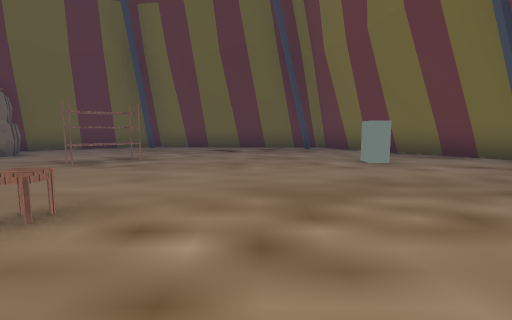
view 1 (above)

16 first-person views from a walk through a scene from a Unity 3-D project. The camera is 1.3 m above the floor, tilts 6° down and sees 85° across. The floor is counted in squares, 2 m on a side. Each view is taken from the middle of a square. On the plan, view 1 faces up. The plan holds only what a view shows up to about 9 squares ahead; the rest is blank. The place goes on beyond the plan. The player character is not drawn. Some surface patterns are stand-ins.

view 2
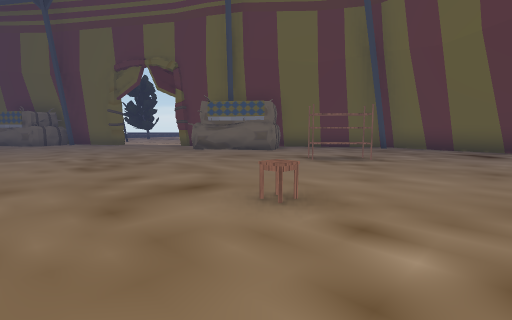

view 3
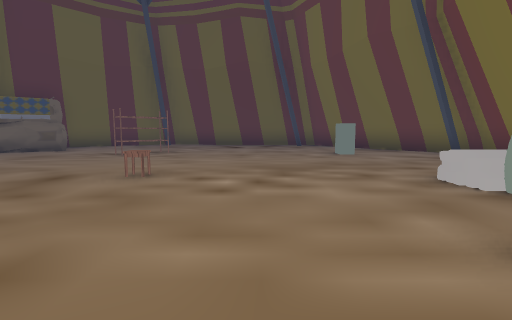

view 4
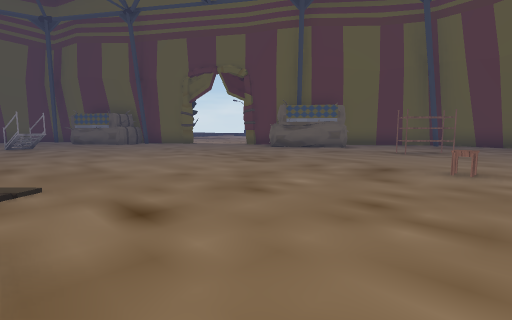

view 5
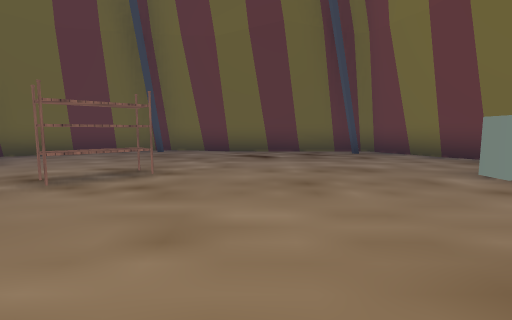

view 6
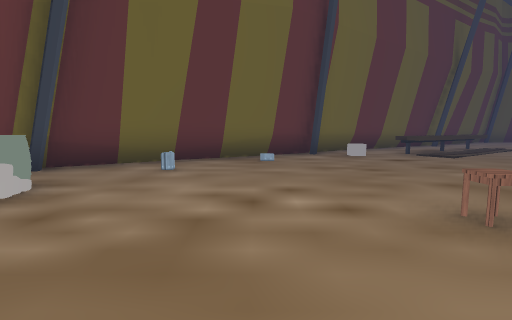

view 7
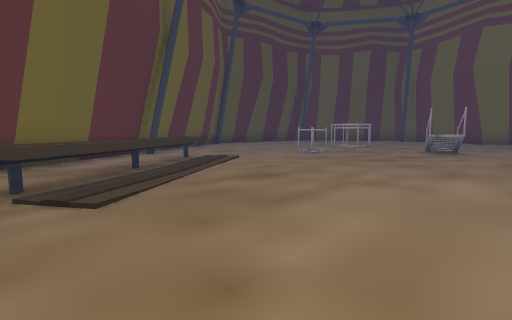

view 8
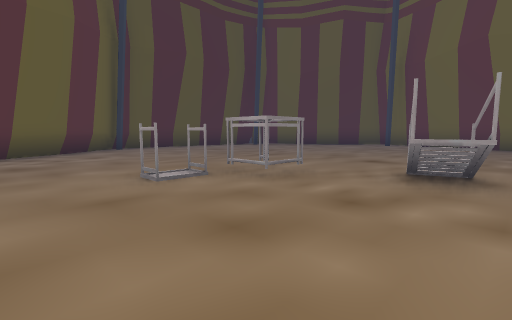

view 9
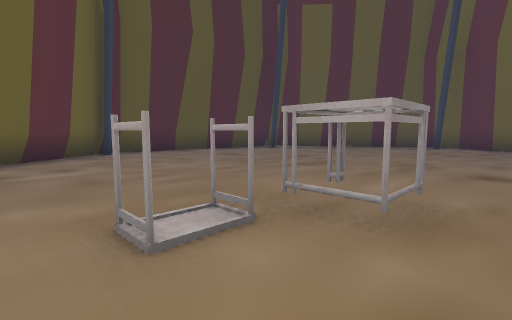

view 10
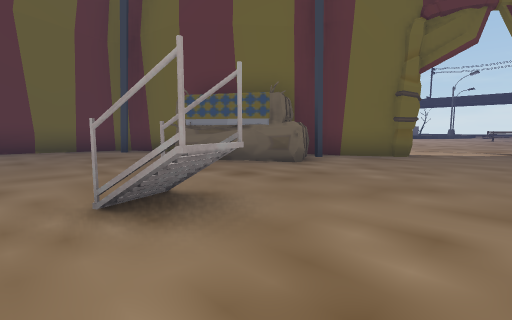

view 11
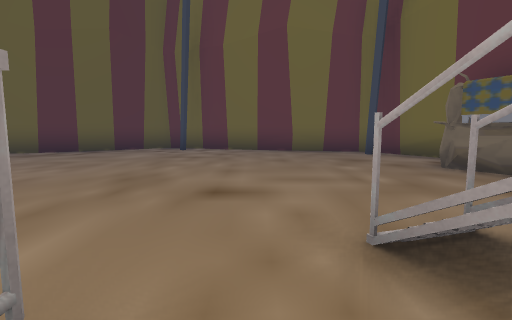

view 12
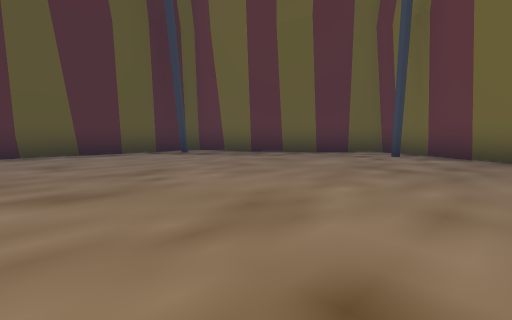

view 13
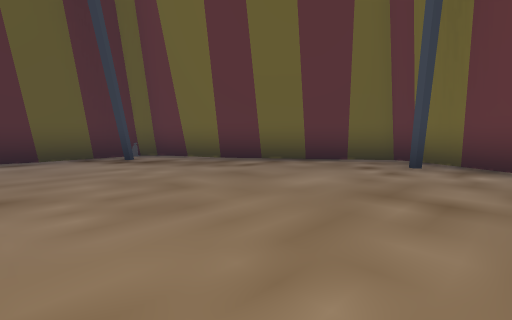

view 14
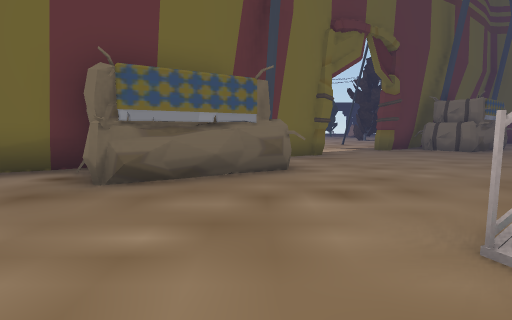

view 15
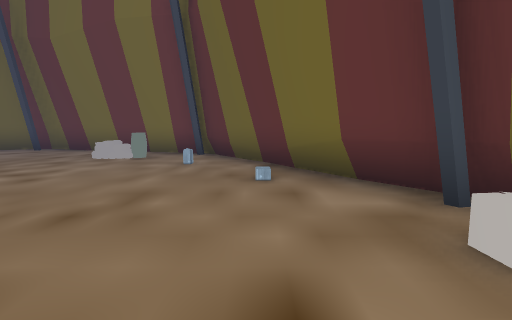

view 16
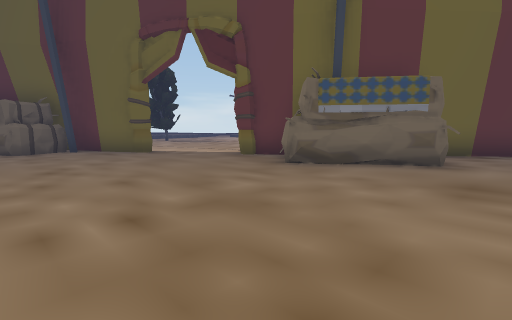

### Floor plan
Key: @ floor where view 1 was taken; # wall or solid block; . floor; = window, fence, low wall or low ledge; ^ raised ledge; S shelf; C chair; N container; O other object.
Columns run from 22 left of view 1 to 6 right of it. Each row starts with its distance up from view 1.
 11                  #########
 10                 ##......##
  9                ##........##
  8          ..    #..........##
  7          ...# ###..........##
  6          ...###...SS.....O..#
  5          ..................##
  4        ###.................##
  3       ##...................#
  2    #####............C....O.#
  1   ##.##..................O##
  0  ##...................@...#
 -1  #.....................N.##
 -2  #......OO..............##
 -3 ##.................O..##
 -4 #.........O......^^=###
 -5 #..........O...^^####
 -6 #.............^^ ##
 -7 #...............##
 -8 ##.............##
 -9  ##..........###
-10   #........###
-11   #O####..##
-12        ####

Positions as (right, up) in squares from view 1, and headings:
1: (0, 0), facing up
2: (0, 0), facing up-left
3: (0, -2), facing up
4: (-1, -3), facing up-left
5: (-1, 2), facing up
6: (0, 4), facing down
7: (-4, 0), facing down-left
8: (-9, -1), facing down-left
9: (-10, -3), facing down-left
10: (-11, -3), facing up-left
11: (-12, -3), facing left
12: (-14, -3), facing down-left
13: (-16, -4), facing down-left
14: (-15, -3), facing up
15: (-4, -2), facing right
16: (-5, 1), facing up-left
